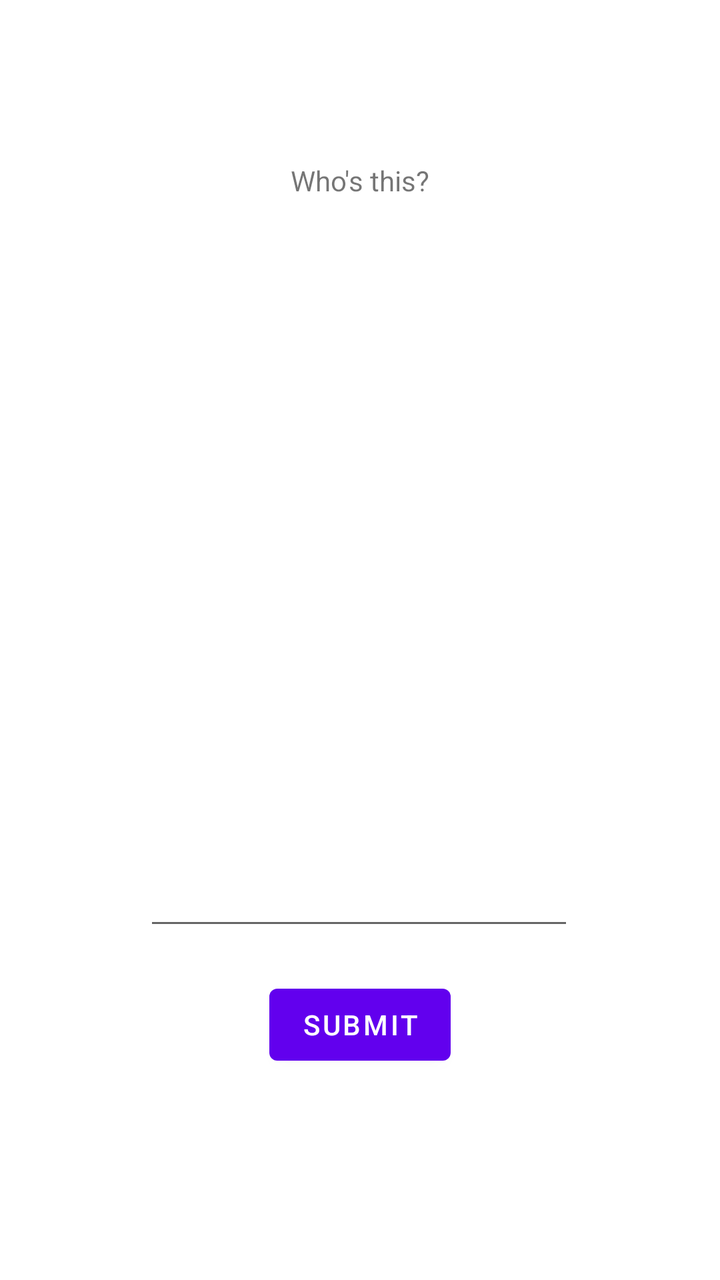
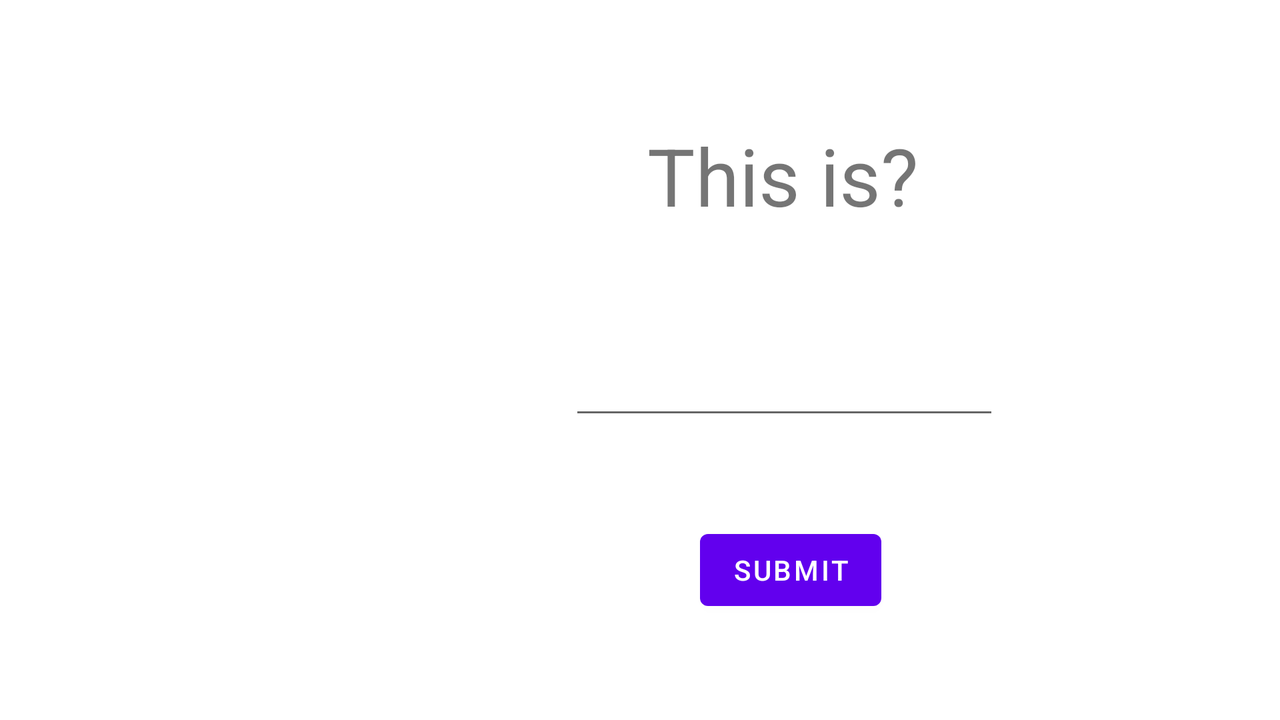

First picture: res/layout/ on a phone held upright. Second picture: the repository's own variant of that layout, on a device whose configuration matches the variant's folder. Source for both follows.
<!-- AndroidManifest.xml: application theme Theme.NameQuizAPP -->
<!-- res/layout/activity_quiz.xml -->
<?xml version="1.0" encoding="utf-8"?>
<androidx.constraintlayout.widget.ConstraintLayout xmlns:android="http://schemas.android.com/apk/res/android"
    xmlns:app="http://schemas.android.com/apk/res-auto"
    xmlns:tools="http://schemas.android.com/tools"
    android:layout_width="match_parent"
    android:layout_height="match_parent"
    tools:context="no.hvl.dat153.activities.QuizActivity">

    <ImageView
        android:id="@+id/quiz_image"
        android:layout_width="221dp"
        android:layout_height="208dp"
        android:layout_marginTop="60dp"
        app:layout_constraintBottom_toBottomOf="parent"
        app:layout_constraintEnd_toEndOf="parent"
        app:layout_constraintHorizontal_bias="0.526"
        app:layout_constraintStart_toStartOf="parent"
        app:layout_constraintTop_toBottomOf="@+id/quiz_title"
        app:layout_constraintVertical_bias="0.0"
        tools:srcCompat="@tools:sample/avatars" />

    <TextView
        android:id="@+id/quiz_title"
        android:layout_width="wrap_content"
        android:layout_height="wrap_content"
        android:text="Who's this?"
        app:layout_constraintBottom_toBottomOf="parent"
        app:layout_constraintEnd_toEndOf="parent"
        app:layout_constraintStart_toStartOf="parent"
        app:layout_constraintTop_toTopOf="parent"
        app:layout_constraintVertical_bias="0.13" />

    <EditText
        android:id="@+id/quiz_name"
        android:layout_width="215dp"
        android:layout_height="47dp"
        android:ems="10"
        android:inputType="textPersonName"
        app:layout_constraintBottom_toBottomOf="parent"
        app:layout_constraintEnd_toEndOf="parent"
        app:layout_constraintHorizontal_bias="0.497"
        app:layout_constraintStart_toStartOf="parent"
        app:layout_constraintTop_toBottomOf="@+id/quiz_image"
        app:layout_constraintVertical_bias="0.245" />

    <Button
        android:id="@+id/button_submit"
        android:layout_width="wrap_content"
        android:layout_height="wrap_content"
        android:onClick="submitButtonClicked"
        android:text="Submit"
        app:layout_constraintBottom_toBottomOf="parent"
        app:layout_constraintEnd_toEndOf="parent"
        app:layout_constraintStart_toStartOf="parent"
        app:layout_constraintTop_toBottomOf="@+id/quiz_name"
        app:layout_constraintVertical_bias="0.149" />

    <TextView
        android:id="@+id/score"
        android:layout_width="wrap_content"
        android:layout_height="wrap_content"
        app:layout_constraintBottom_toBottomOf="parent"
        app:layout_constraintEnd_toEndOf="parent"
        app:layout_constraintHorizontal_bias="0.498"
        app:layout_constraintStart_toStartOf="parent"
        app:layout_constraintTop_toBottomOf="@+id/button_submit"
        app:layout_constraintVertical_bias="0.185" />

</androidx.constraintlayout.widget.ConstraintLayout>
<!-- resources referenced by this layout -->
<resources>
  <style name="Theme.NameQuizAPP" parent="Theme.MaterialComponents.DayNight.DarkActionBar">
          
          <item name="colorPrimary">@color/purple_500</item>
          <item name="colorPrimaryVariant">@color/purple_700</item>
          <item name="colorOnPrimary">@color/white</item>
          
          <item name="colorSecondary">@color/teal_200</item>
          <item name="colorSecondaryVariant">@color/teal_700</item>
          <item name="colorOnSecondary">@color/black</item>
          
          <item name="android:statusBarColor" tools:targetApi="l">?attr/colorPrimaryVariant</item>
          
      </style>
</resources>
<!-- res/layout-land/activity_quiz.xml (the repository's variant of the layout above) -->
<!-- drawn on the phone turned sideways -->
<?xml version="1.0" encoding="utf-8"?>
<androidx.constraintlayout.widget.ConstraintLayout xmlns:android="http://schemas.android.com/apk/res/android"
    xmlns:app="http://schemas.android.com/apk/res-auto"
    xmlns:tools="http://schemas.android.com/tools"
    android:layout_width="match_parent"
    android:layout_height="match_parent"
    tools:context="no.hvl.dat153.activities.QuizActivity">

    <ImageView
        android:id="@+id/quiz_image"
        android:layout_width="245dp"
        android:layout_height="323dp"
        app:layout_constraintBottom_toBottomOf="parent"
        app:layout_constraintEnd_toEndOf="parent"
        app:layout_constraintHorizontal_bias="0.088"
        app:layout_constraintStart_toStartOf="parent"
        app:layout_constraintTop_toTopOf="parent"
        tools:srcCompat="@tools:sample/avatars" />

    <TextView
        android:id="@+id/quiz_title"
        android:layout_width="175dp"
        android:layout_height="74dp"
        android:text="@string/quizQuestion"
        android:textAlignment="center"
        android:textSize="40dp"
        app:layout_constraintBottom_toBottomOf="parent"
        app:layout_constraintEnd_toEndOf="parent"
        app:layout_constraintHorizontal_bias="0.654"
        app:layout_constraintStart_toStartOf="parent"
        app:layout_constraintTop_toTopOf="parent"
        app:layout_constraintVertical_bias="0.213" />

    <EditText
        android:id="@+id/quiz_name"
        android:layout_width="215dp"
        android:layout_height="47dp"
        android:layout_marginTop="20dp"
        android:ems="10"
        android:inputType="textPersonName"
        app:layout_constraintBottom_toBottomOf="parent"
        app:layout_constraintEnd_toEndOf="parent"
        app:layout_constraintHorizontal_bias="0.67"
        app:layout_constraintStart_toStartOf="parent"
        app:layout_constraintTop_toBottomOf="@+id/quiz_title"
        app:layout_constraintVertical_bias="0.08" />

    <Button
        android:id="@+id/button_submit"
        android:layout_width="wrap_content"
        android:layout_height="wrap_content"
        android:onClick="submitButtonClicked"
        android:text="@string/quizSubmitButton"
        app:layout_constraintBottom_toBottomOf="parent"
        app:layout_constraintEnd_toEndOf="parent"
        app:layout_constraintHorizontal_bias="0.637"
        app:layout_constraintStart_toStartOf="parent"
        app:layout_constraintTop_toBottomOf="@+id/quiz_name"
        app:layout_constraintVertical_bias="0.477" />

    <TextView
        android:id="@+id/score"
        android:layout_width="wrap_content"
        android:layout_height="wrap_content"
        app:layout_constraintBottom_toBottomOf="parent"
        app:layout_constraintEnd_toEndOf="parent"
        app:layout_constraintHorizontal_bias="0.498"
        app:layout_constraintStart_toStartOf="parent"
        app:layout_constraintTop_toBottomOf="@+id/button_submit"
        app:layout_constraintVertical_bias="0.185" />

</androidx.constraintlayout.widget.ConstraintLayout>
<!-- resources referenced by the variant -->
<!-- as the phone turned sideways resolves them -->
<resources>
  <string name="quizQuestion">This is?</string>
  <string name="quizSubmitButton">Submit</string>
  <style name="Theme.NameQuizAPP" parent="Theme.MaterialComponents.DayNight.DarkActionBar">
          
          <item name="colorPrimary">@color/purple_500</item>
          <item name="colorPrimaryVariant">@color/purple_700</item>
          <item name="colorOnPrimary">@color/white</item>
          
          <item name="colorSecondary">@color/teal_200</item>
          <item name="colorSecondaryVariant">@color/teal_700</item>
          <item name="colorOnSecondary">@color/black</item>
          
          <item name="android:statusBarColor" tools:targetApi="l">?attr/colorPrimaryVariant</item>
          
      </style>
</resources>
